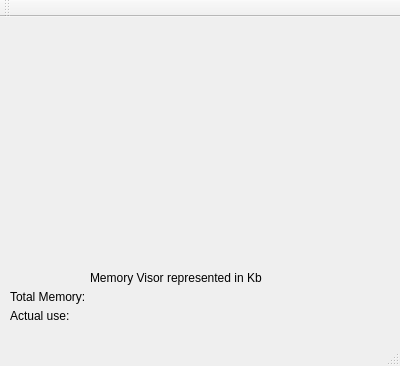
<?xml version="1.0" encoding="UTF-8"?>
<ui version="4.0">
 <class>MainWindow</class>
 <widget class="QMainWindow" name="MainWindow">
  <property name="geometry">
   <rect>
    <x>0</x>
    <y>0</y>
    <width>400</width>
    <height>366</height>
   </rect>
  </property>
  <property name="windowTitle">
   <string>MainWindow</string>
  </property>
  <widget class="QWidget" name="centralWidget">
   <widget class="QCustomPlot" name="customPlot" native="true">
    <property name="geometry">
     <rect>
      <x>10</x>
      <y>0</y>
      <width>381</width>
      <height>251</height>
     </rect>
    </property>
   </widget>
   <widget class="QLabel" name="label">
    <property name="geometry">
     <rect>
      <x>90</x>
      <y>250</y>
      <width>221</width>
      <height>21</height>
     </rect>
    </property>
    <property name="text">
     <string>Memory Visor represented in Kb</string>
    </property>
   </widget>
   <widget class="QLabel" name="label_2">
    <property name="geometry">
     <rect>
      <x>10</x>
      <y>270</y>
      <width>381</width>
      <height>20</height>
     </rect>
    </property>
    <property name="text">
     <string>Total Memory:</string>
    </property>
   </widget>
   <widget class="QLabel" name="label_3">
    <property name="geometry">
     <rect>
      <x>10</x>
      <y>290</y>
      <width>371</width>
      <height>17</height>
     </rect>
    </property>
    <property name="text">
     <string>Actual use:</string>
    </property>
   </widget>
  </widget>
  <widget class="QMenuBar" name="menuBar">
   <property name="geometry">
    <rect>
     <x>0</x>
     <y>0</y>
     <width>400</width>
     <height>25</height>
    </rect>
   </property>
  </widget>
  <widget class="QToolBar" name="mainToolBar">
   <attribute name="toolBarArea">
    <enum>TopToolBarArea</enum>
   </attribute>
   <attribute name="toolBarBreak">
    <bool>false</bool>
   </attribute>
  </widget>
  <widget class="QStatusBar" name="statusBar"/>
 </widget>
 <layoutdefault spacing="6" margin="11"/>
 <customwidgets>
  <customwidget>
   <class>QCustomPlot</class>
   <extends>QWidget</extends>
   <header>qcustosmplot.h</header>
   <container>1</container>
  </customwidget>
 </customwidgets>
 <resources/>
 <connections/>
</ui>
